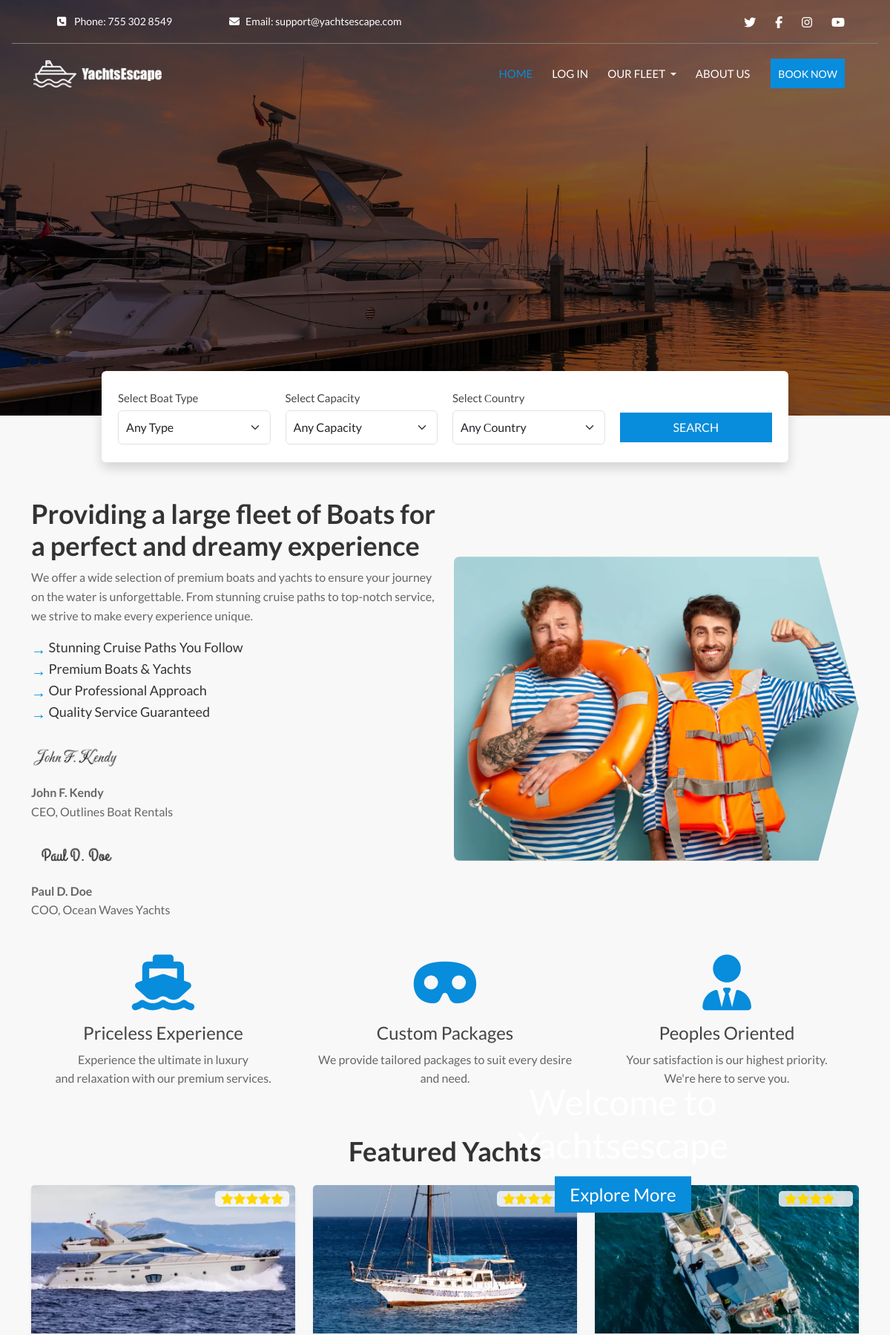
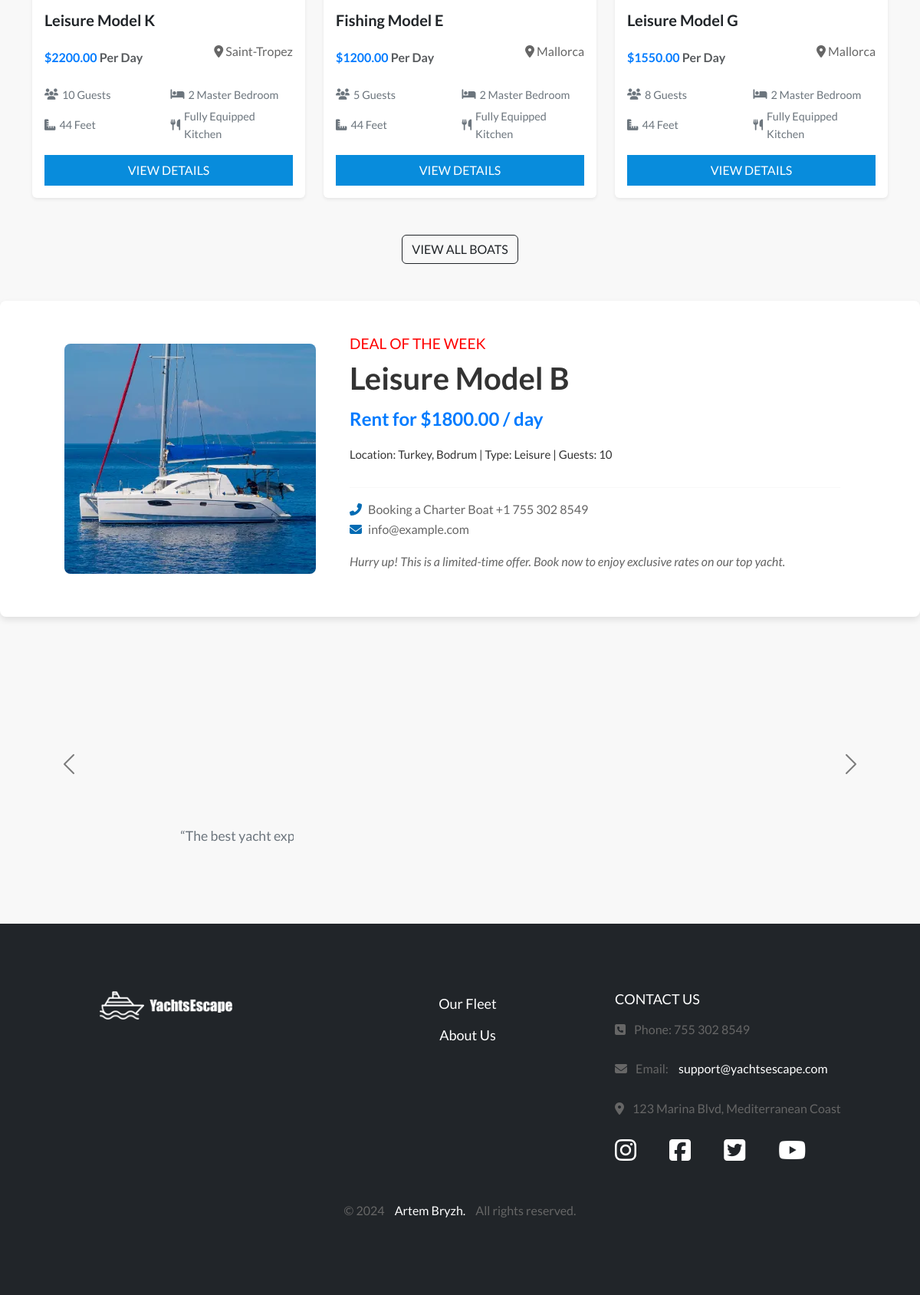
The page / on the database its author committed (2 pictures, top to bottom).
### yachts/models.py (models this page shows, shortened)
class Yacht(models.Model):
    COUNTRY_CHOICES = [
        ('Turkey', 'Turkey'),
        ('France', 'France'),
        ('Spain', 'Spain'),
    ]
    name = models.CharField(max_length=100)
    id = models.AutoField(primary_key=True)
    type = models.CharField(max_length=50, default='default_type')
    description = models.TextField()
    country = models.CharField(max_length=50, choices=COUNTRY_CHOICES, default='Turkey')
    location = models.CharField(max_length=100)
    capacity = models.IntegerField()
    price_per_day = models.DecimalField(max_digits=8, decimal_places=2)
    rating = models.DecimalField(max_digits=6, decimal_places=2, null=True, blank=True)
    available = models.BooleanField(default=True)
    image_url = models.URLField(max_length=1024, null=True, blank=True)
    card_image = models.ImageField(upload_to='yachts/cards/', null=True, blank=True)
    detail_image = models.ImageField(upload_to='yachts/details/', null=True, blank=True)
    detail_image_url = models.URLField(max_length=1024, null=True, blank=True)

### home/views.py (the view)
# urls.py: path('', views.home, name='home'),
def home(request):
    yachts = list(Yacht.objects.all())
    random_yachts = random.sample(yachts, 3) if len(yachts) >= 3 else yachts
    deal_yacht = random.choice(yachts) if yachts else None  # Select a single random yacht
    context = {
        'yachts': random_yachts,
        'deal_yacht': deal_yacht,
    }
    return render(request, 'home/index.html', context)

### home/templates/home/index.html (shortened to what this page needs)
{% extends 'base.html' %}
{% load static %}
{% block extra_css %}
<link rel="stylesheet" href="{% static 'css/home/index.css' %}">
{% endblock %}
{% block content %}
<div class="hero-content">
    <h1 class="hero-title">Welcome to Yachtsescape</h1>
    <a href="{% url 'about' %}" class="hero-link">Explore More</a>
</div>
<div class="container search-form-container">
    <div class="row justify-content-center">
        <div class="col-lg-10">
            <form action="{% url 'yacht_list' %}" method="GET" class="bg-white p-4 rounded shadow">
                <div class="row align-items-center">
                    <div class="col-md-3">
                        <label for="boatType" class="form-label">Select Boat Type</label>
                        <select id="boatType" name="type" class="form-select">
                            <option value="">Any Type</option>
                        </select>
                    </div>
                    <div class="col-md-3">
                        <label for="capacity" class="form-label">Select Capacity</label>
                        <select id="capacity" name="capacity" class="form-select">
                            <option value="">Any Capacity</option>
                        </select>
                    </div>
                    <div class="col-md-3">
                        <label for="country" class="form-label">Select Сountry</label>
                        <select id="country" name="country" class="form-select">
                            <option value="">Any Сountry</option>
                        </select>
                    </div>
                    <div class="col-md-3 text-center">
                        <button type="submit" class="btn btn-primary w-100 d-flex align-items-center justify-content-center">Search</button>
                    </div>
                </div>
            </form>
        </div>
    </div>
</div>
<div class="container my-5">
    <div class="row align-items-center">
        <div class="col-lg-6">
            <h2>Providing a large fleet of Boats for a perfect and dreamy experience</h2>
            <p>We offer a wide selection of premium boats and yachts to ensure your journey on the water is
                unforgettable. From stunning cruise paths to top-notch service, we strive to make every experience
                unique.</p>
            <ul class="list-unstyled list-arrow">
                <li>&nbsp;Stunning Cruise Paths You Follow</li>
                <li>&nbsp;Premium Boats & Yachts</li>
                <li>&nbsp;Our Professional Approach</li>
                <li>&nbsp;Quality Service Guaranteed</li>
            </ul>
            <div class="signature mt-4">
                <img src="{% static 'images/signature-john.png' %}" alt="John's Signature" class="signature-img">
                <p class="mb-0"><strong>John F. Kendy</strong><br>CEO, Outlines Boat Rentals</p>
            </div>
            <div class="signature mt-4">
                <img src="{% static 'images/signature-paul.png' %}" alt="Paul's Signature" class="signature-img">
                <p class="mb-0"><strong>Paul D. Doe</strong><br>COO, Ocean Waves Yachts</p>
            </div>
        </div>
        <div class="col-lg-6 text-center">
            <div class="flag-frame">
                <img src="{% static 'images/directors.webp' %}" alt="Boat Experience" class="img-fluid">
            </div>
        </div>
        <div class="icon-section mt-5">
            <div class="row text-center">
                <div class="col-md-4">
                    <i class="fas fa-ic-home fa-ship fa-5x mb-3"></i>
                    <h4>Priceless Experience</h4>
                    <p>Experience the ultimate in luxury <br>and relaxation with our premium services.</p>
                </div>
                <div class="col-md-4">
                    <i class="fas fa-mask fa-5x mb-3 fa-ic-home"></i>
                    <h4>Custom Packages</h4>
                    <p>We provide tailored packages to suit every desire and need.</p>
                </div>
                <div class="col-md-4">
                    <i class="fas fa-ic-home fa-user-tie fa-5x mb-3"></i>
                    <h4>Peoples Oriented</h4>
                    <p>Your satisfaction is our highest priority. <br>We&#39;re here to serve you.</p>
                </div>
            </div>
        </div>
    </div>
</div>
<div class="container my-5">
    <h2 class="text-center mb-4">Featured Yachts</h2>
    <div class="row">
        {% for yacht in yachts %}
        <div class="col-md-4 mb-4">
            <div class="card yacht-card h-100 shadow-sm">
                <div class="position-relative">
                    <img src="{{ yacht.card_image.url }}" class="card-img-top" alt="{{ yacht.name }}">
                    <div class="rating-overlay">
                        {% for i in "12345" %}
                        {% if forloop.counter <= yacht.rating|default:0 %} <i class="fas fa-star filled"></i>
                            {% else %}
                            <i class="fas fa-star"></i>
                            {% endif %}
                            {% endfor %}
                    </div>
                </div>
                <div class="card-body">
                    <h5 class="card-title">{{ yacht.name }}</h5>
                    <div class="price-location">
                        <p class="card-price">
                            ${{ yacht.price_per_day }} <span class="text-muted">Per Day</span>
                        </p>
                        <p class="location">
                            <i class="fas fa-map-marker-alt"></i> {{ yacht.location }}
                        </p>
                    </div>
                    <ul class="list-inline yacht-details">
                        <li class="list-inline-item detail-item"><i class="fas fa-users"></i> {{ yacht.capacity }}
                            Guests</li>
                        <li class="list-inline-item detail-item"><i class="fas fa-bed"></i> 2 Master Bedroom</li>
                        <li class="list-inline-item detail-item"><i class="fas fa-ruler-combined"></i> 44 Feet</li>
                        <li class="list-inline-item detail-item"><i class="fas fa-utensils"></i> Fully Equipped Kitchen
                        </li>
                    </ul>
                    <a href="{% url 'yacht_detail' yacht.id %}" class="btn btn-primary w-100 d-flex align-items-center justify-content-center">View Details</a>
                </div>
            </div>
        </div>
        {% endfor %}
    </div>
    <div class="text-center mt-4">
        <a href="{% url 'yacht_list' %}" class="btn btn-outline-dark">VIEW ALL BOATS</a>
    </div>
</div>
<div class="deal-of-the-week-container my-5 p-4">
    <div class="row no-gutters align-items-center justify-content-center">
        {% if deal_yacht %}
        <div class="col-md-4 text-center">
            <img src="{{ deal_yacht.card_image.url }}" alt="{{ deal_yacht.name }}" class="deal-image img-fluid">
        </div>
        <div class="col-md-8">
            <div class="deal-content">
                <h5 class="deal-title">Deal of the Week</h5>
                <h2 class="yacht-name">{{ deal_yacht.name }}</h2>
                <p class="yacht-price">Rent for ${{ deal_yacht.price_per_day }} / day</p>
                <p class="yacht-description">
                    Location: {{ deal_yacht.country }}, {{ deal_yacht.location }} | Type: {{ deal_yacht.type }} {{ deal_yacht.year }} |
                    Guests: {{ deal_yacht.capacity }}
                </p>
                <hr class="deal-divider">
                <p class="contact-info">
                    <i class="fas fa-phone-alt"></i> Booking a Charter Boat +1 755 302 8549 <br>
                    <i class="fas fa-envelope"></i> info@example.com
                </p>
                <p class="call-to-action">
                    Hurry up! This is a limited-time offer. Book now to enjoy exclusive rates on our top yacht.
                </p>
            </div>
        </div>
        {% else %}
        <p class="text-white">No yacht available for the deal this week.</p>
        {% endif %}
    </div>
</div>
<div id="testimonialsCarousel" class="carousel slide my-5" data-bs-ride="carousel">
    <div class="carousel-inner">
        <div class="carousel-item active">
            <div class="testimonial text-center">
                <img src="{% static 'images/testimonial1.webp' %}" class="rounded-circle testimonial-img" alt="Testimonial 1">
                <h5 class="testimonial-name">John Doe</h5>
                <p class="testimonial-text">“The best yacht experience I've ever had! The staff was incredible and the view was unbeatable.”</p>
            </div>
        </div>
    </div>
    <button class="carousel-control-prev" type="button" data-bs-target="#testimonialsCarousel" data-bs-slide="prev">
        <span class="carousel-control-prev-icon" aria-hidden="true"></span>
    </button>
    <button class="carousel-control-next" type="button" data-bs-target="#testimonialsCarousel" data-bs-slide="next">
        <span class="carousel-control-next-icon" aria-hidden="true"></span>
    </button>
</div>
{% endblock %}

### static/css/base.css (style rules this page uses)
* { margin: 0; padding: 0; border: 0; }
html, body { height: 100%; }
body { background-color: #f8f8f8; font: 15px/1.6 'Lato'; color: #444444; display: flex; flex-direction: column; min-height: 100vh; }
img { max-width: 100%; height: auto; background-color: transparent !important; border: none !important; }
a { line-height: inherit; vertical-align: middle; }

### rows shown on the page
Yacht: card_image (picture), rating 5 (drawn), name "Leisure Model K", price_per_day "2200.00", location "Saint-Tropez", capacity "10"
Yacht: card_image (picture), name "Fishing Model E", price_per_day "1200.00", location "Mallorca", capacity "5"
Yacht: card_image (picture), name "Leisure Model G", price_per_day "1550.00", location "Mallorca", capacity "8"
Yacht: card_image (picture), name "Leisure Model B", price_per_day "1800.00", country "Turkey", location "Bodrum", type "Leisure", capacity "10"
